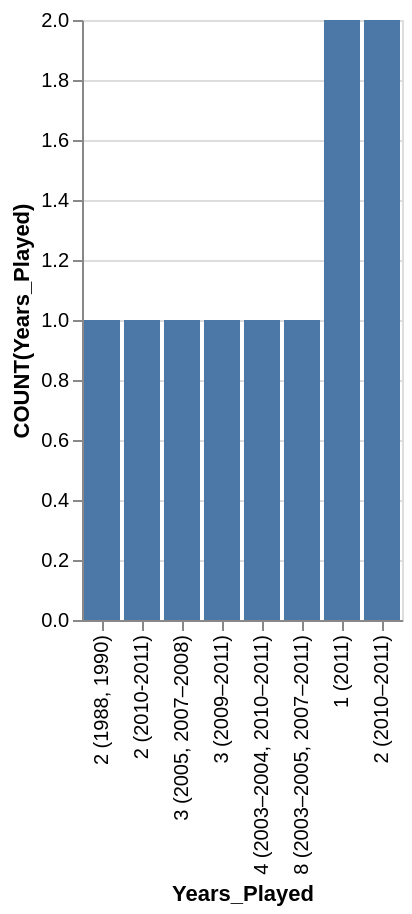

The Vega-Lite source for this figure:
### Vega-Lite specification from a JSON file in a GitHub repository (floating-point values rounded to 4 significant figures)
{"data": {"values": [{"x_data": "2 (1988, 1990)", "y_data": 1}, {"x_data": "2 (2010-2011)", "y_data": 1}, {"x_data": "3 (2005, 2007–2008)", "y_data": 1}, {"x_data": "3 (2009–2011)", "y_data": 1}, {"x_data": "4 (2003–2004, 2010–2011)", "y_data": 1}, {"x_data": "8 (2003–2005, 2007–2011)", "y_data": 1}, {"x_data": "1 (2011)", "y_data": 2}, {"x_data": "2 (2010–2011)", "y_data": 2}]}, "mark": "bar", "encoding": {"x": {"field": "x_data", "type": "nominal", "title": "Years_Played", "sort": {"op": "sum", "field": "y_data", "order": "ascending"}}, "y": {"field": "y_data", "type": "quantitative", "title": "COUNT(Years_Played)"}}}
